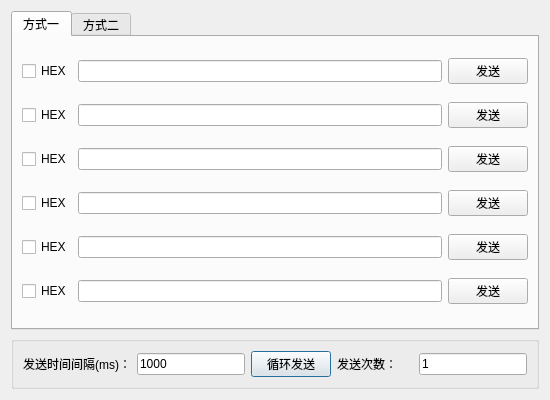
<?xml version="1.0" encoding="UTF-8"?>
<ui version="4.0">
 <class>ManySendDialog</class>
 <widget class="QDialog" name="ManySendDialog">
  <property name="geometry">
   <rect>
    <x>0</x>
    <y>0</y>
    <width>550</width>
    <height>400</height>
   </rect>
  </property>
  <property name="windowTitle">
   <string>Dialog</string>
  </property>
  <layout class="QGridLayout" name="gridLayout">
   <item row="2" column="0">
    <widget class="QGroupBox" name="groupBox">
     <property name="sizePolicy">
      <sizepolicy hsizetype="Preferred" vsizetype="Preferred">
       <horstretch>0</horstretch>
       <verstretch>0</verstretch>
      </sizepolicy>
     </property>
     <property name="title">
      <string/>
     </property>
     <layout class="QHBoxLayout" name="horizontalLayout">
      <item>
       <widget class="QLabel" name="label">
        <property name="text">
         <string>发送时间间隔(ms)：</string>
        </property>
        <property name="alignment">
         <set>Qt::AlignRight|Qt::AlignTrailing|Qt::AlignVCenter</set>
        </property>
       </widget>
      </item>
      <item>
       <widget class="QLineEdit" name="sendTimeLEdit">
        <property name="sizePolicy">
         <sizepolicy hsizetype="Fixed" vsizetype="Fixed">
          <horstretch>0</horstretch>
          <verstretch>0</verstretch>
         </sizepolicy>
        </property>
        <property name="text">
         <string>1000</string>
        </property>
       </widget>
      </item>
      <item>
       <widget class="QPushButton" name="manySendBtn">
        <property name="sizePolicy">
         <sizepolicy hsizetype="Fixed" vsizetype="Fixed">
          <horstretch>0</horstretch>
          <verstretch>0</verstretch>
         </sizepolicy>
        </property>
        <property name="text">
         <string>循环发送</string>
        </property>
       </widget>
      </item>
      <item>
       <widget class="QLabel" name="label_2">
        <property name="text">
         <string>发送次数：</string>
        </property>
       </widget>
      </item>
      <item>
       <widget class="QLineEdit" name="sendNumLEdit">
        <property name="sizePolicy">
         <sizepolicy hsizetype="Preferred" vsizetype="Fixed">
          <horstretch>0</horstretch>
          <verstretch>0</verstretch>
         </sizepolicy>
        </property>
        <property name="text">
         <string>1</string>
        </property>
       </widget>
      </item>
     </layout>
    </widget>
   </item>
   <item row="0" column="0">
    <widget class="QTabWidget" name="tabWidget">
     <property name="sizePolicy">
      <sizepolicy hsizetype="Expanding" vsizetype="Expanding">
       <horstretch>0</horstretch>
       <verstretch>0</verstretch>
      </sizepolicy>
     </property>
     <property name="currentIndex">
      <number>0</number>
     </property>
     <widget class="QWidget" name="tab">
      <attribute name="title">
       <string>方式一</string>
      </attribute>
      <layout class="QGridLayout" name="gridLayout_2">
       <item row="2" column="1">
        <widget class="QLineEdit" name="lineEdit2"/>
       </item>
       <item row="5" column="1">
        <widget class="QLineEdit" name="lineEdit5"/>
       </item>
       <item row="3" column="1">
        <widget class="QLineEdit" name="lineEdit3"/>
       </item>
       <item row="4" column="1">
        <widget class="QLineEdit" name="lineEdit4"/>
       </item>
       <item row="1" column="0">
        <widget class="QCheckBox" name="hexCBox1">
         <property name="text">
          <string>HEX</string>
         </property>
        </widget>
       </item>
       <item row="2" column="0">
        <widget class="QCheckBox" name="hexCBox2">
         <property name="text">
          <string>HEX</string>
         </property>
        </widget>
       </item>
       <item row="3" column="0">
        <widget class="QCheckBox" name="hexCBox3">
         <property name="text">
          <string>HEX</string>
         </property>
        </widget>
       </item>
       <item row="4" column="0">
        <widget class="QCheckBox" name="hexCBox4">
         <property name="text">
          <string>HEX</string>
         </property>
        </widget>
       </item>
       <item row="0" column="1">
        <widget class="QLineEdit" name="lineEdit0"/>
       </item>
       <item row="0" column="0">
        <widget class="QCheckBox" name="hexCBox0">
         <property name="sizePolicy">
          <sizepolicy hsizetype="Minimum" vsizetype="Fixed">
           <horstretch>0</horstretch>
           <verstretch>0</verstretch>
          </sizepolicy>
         </property>
         <property name="text">
          <string>HEX</string>
         </property>
        </widget>
       </item>
       <item row="5" column="0">
        <widget class="QCheckBox" name="hexCBox5">
         <property name="text">
          <string>HEX</string>
         </property>
        </widget>
       </item>
       <item row="1" column="1">
        <widget class="QLineEdit" name="lineEdit1"/>
       </item>
       <item row="0" column="2">
        <widget class="QPushButton" name="sendBtn0">
         <property name="text">
          <string>发送</string>
         </property>
        </widget>
       </item>
       <item row="1" column="2">
        <widget class="QPushButton" name="sendBtn1">
         <property name="text">
          <string>发送</string>
         </property>
        </widget>
       </item>
       <item row="2" column="2">
        <widget class="QPushButton" name="sendBtn2">
         <property name="text">
          <string>发送</string>
         </property>
        </widget>
       </item>
       <item row="3" column="2">
        <widget class="QPushButton" name="sendBtn3">
         <property name="text">
          <string>发送</string>
         </property>
        </widget>
       </item>
       <item row="4" column="2">
        <widget class="QPushButton" name="sendBtn4">
         <property name="text">
          <string>发送</string>
         </property>
        </widget>
       </item>
       <item row="5" column="2">
        <widget class="QPushButton" name="sendBtn5">
         <property name="text">
          <string>发送</string>
         </property>
        </widget>
       </item>
      </layout>
     </widget>
     <widget class="QWidget" name="tab_2">
      <attribute name="title">
       <string>方式二</string>
      </attribute>
      <layout class="QGridLayout" name="gridLayout_3">
       <item row="0" column="1">
        <widget class="QCheckBox" name="hexAllCBox">
         <property name="text">
          <string>HEX</string>
         </property>
        </widget>
       </item>
       <item row="0" column="2" rowspan="3">
        <widget class="QPlainTextEdit" name="plainTextEdit">
         <property name="sizePolicy">
          <sizepolicy hsizetype="Expanding" vsizetype="Expanding">
           <horstretch>0</horstretch>
           <verstretch>0</verstretch>
          </sizepolicy>
         </property>
         <property name="plainText">
          <string>多项发送方式二：
两帧数据之间回车隔开。例如发送1234和abcd，则输入
1234
abcd
便可以识别出来为两帧数据</string>
         </property>
        </widget>
       </item>
      </layout>
     </widget>
    </widget>
   </item>
  </layout>
 </widget>
 <tabstops>
  <tabstop>tabWidget</tabstop>
  <tabstop>hexCBox0</tabstop>
  <tabstop>lineEdit0</tabstop>
  <tabstop>sendBtn0</tabstop>
  <tabstop>hexCBox1</tabstop>
  <tabstop>lineEdit1</tabstop>
  <tabstop>sendBtn1</tabstop>
  <tabstop>hexCBox2</tabstop>
  <tabstop>lineEdit2</tabstop>
  <tabstop>sendBtn2</tabstop>
  <tabstop>hexCBox3</tabstop>
  <tabstop>lineEdit3</tabstop>
  <tabstop>sendBtn3</tabstop>
  <tabstop>hexCBox4</tabstop>
  <tabstop>lineEdit4</tabstop>
  <tabstop>sendBtn4</tabstop>
  <tabstop>hexCBox5</tabstop>
  <tabstop>lineEdit5</tabstop>
  <tabstop>sendBtn5</tabstop>
  <tabstop>sendTimeLEdit</tabstop>
  <tabstop>manySendBtn</tabstop>
  <tabstop>plainTextEdit</tabstop>
 </tabstops>
 <resources/>
 <connections/>
</ui>
